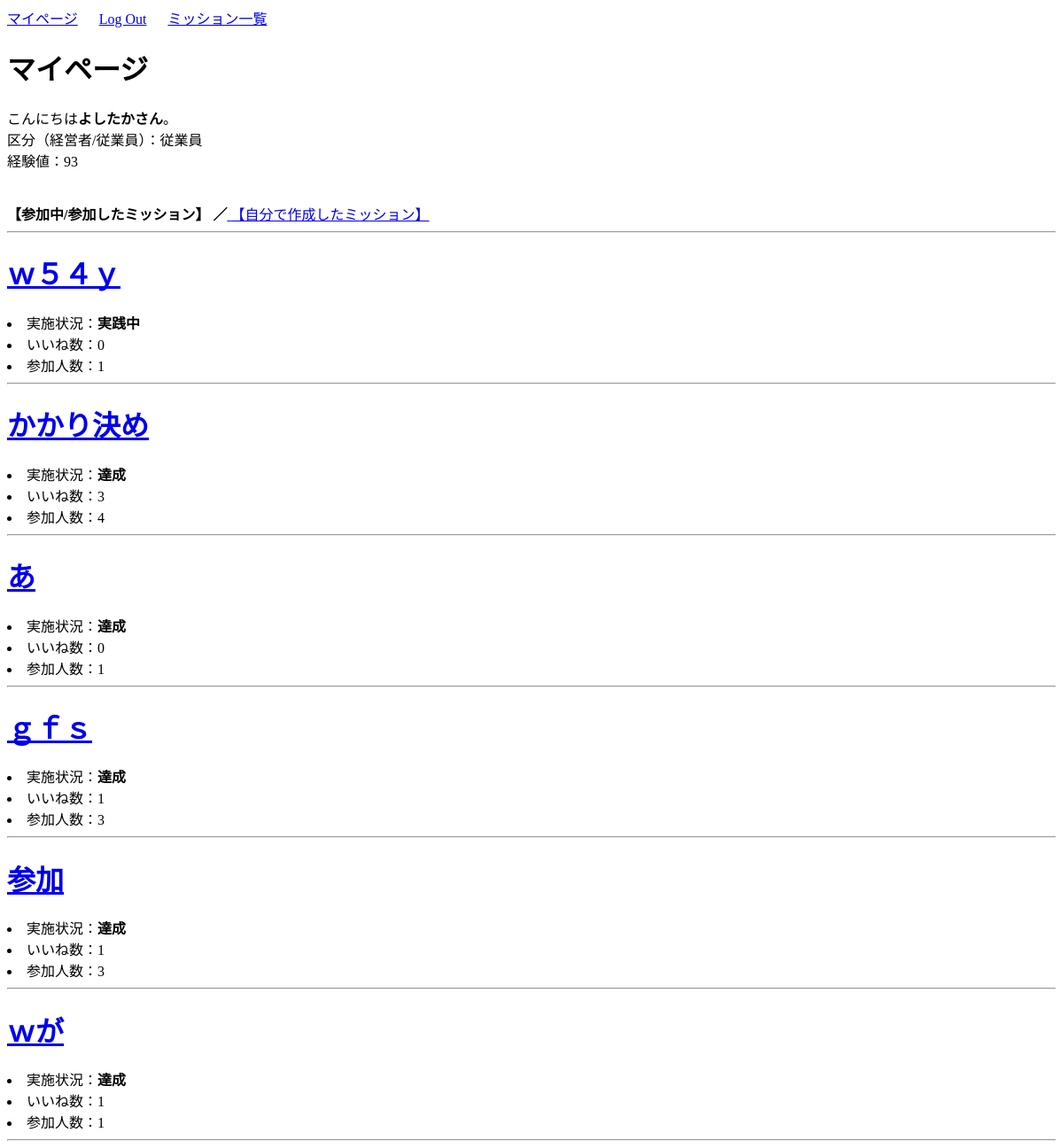
The page /join/ (signed in) on the database its author committed.
### user/models.py (models this page shows, shortened)
class Profile(models.Model):
    user = models.OneToOneField(User, on_delete=models.CASCADE)
    kubun = models.CharField(verbose_name='区分',
                             max_length=2,
                             choices=KUBUN_CHOICES,
                             blank=True)
    exp_total = models.IntegerField(verbose_name='経験値', default=10)
    create_count = models.IntegerField(default=0)         # ミッション作成回数
    my_success_count = models.IntegerField(default=0)     # 自ら作成したミッションの達成数
    join_count = models.IntegerField(default=0)           # ミッション参加回数
    team_success_count = models.IntegerField(default=0)   # 参加したミッションの達成回数

### mission/models.py (models this page shows, shortened)
class Mission(models.Model):
    author = models.ForeignKey(User, on_delete=models.CASCADE)
    title = models.CharField(max_length=100)
    content = models.TextField()
    date_posted = models.DateTimeField(default=timezone.now)
    mission_flg = models.IntegerField(choices=EXAMPLE_FLG, default=0)    # 達成状況(0:実践中 / 1:達成)
    cost_exp = models.IntegerField(default=3)                            # 作成時に消費されるポイント(使えていない)
    success_exp = models.IntegerField(default=10)                        # クリア報酬ポイント
    good_count = models.IntegerField(default=0)                          # いいね数
    participants = models.IntegerField(default=0)                        # 参加者数
    participants_list_text = models.CharField(max_length=200, default='')# 参加者リスト(文字列で保存)
    participants_list = models.ManyToManyField(Profile)                  # 参加者リスト(他対他)
    approval = models.IntegerField(choices=EXAMPLE_APPROVAL, default=0)  # 承認状況

### user/views.py (the view)
# urls.py: path('join/', views.join_list, name='join-list'),
def join_list(request):
    if request.user.is_authenticated:
        profiles = Profile.objects.filter(user__username=request.user.username)
        profile = profiles[0]
        my_missions = Mission.objects.filter(author=request.user)   # 自分が作成したミッション
        join_missions = profile.mission_set.all                     # 自分が参加したミッション
        contents = {
            "profile": profile,
            "total_exp": total_exp,
            "my_missions": my_missions,
            "join_missions": join_missions,
        }
    else:
        contents = {}
    return render(request, 'user/join_list.html', contents)

### user/templates/user/join_list.html (shortened to what this page needs)
{% extends 'mission/base.html' %}
{% block body %}
    <head>
    </head>
    <h1>マイページ</h1>
    {% if user.is_authenticated %}
    こんにちは<b>{{ profile.user.username }}さん</b>。
    <br>
    {% if profile %}
    区分（経営者/従業員）：{{ profile.get_kubun_display }}
    <br>
    経験値：{{ profile.exp_total }}
    <br>
    <br>
    <br>
    <b>【参加中/参加したミッション】 ／</b><a href="{% url 'expmain' %}"> 【自分で作成したミッション】</a>
    <hr>
    {% for item in join_missions reversed  %}
    <h1><a href="{% url 'mission-detail' item.id %}">{{ item.title }}</a></h1>
    <li>実施状況：<b>{{ item.get_mission_flg_display }}</b></li>
    <li>いいね数：{{ item.good_count }}</li>
    <li>参加人数：{{ item.participants }}</li>
    <hr>
    {% endfor %}
    {% else %}
    <p>データがありません。</p>
    {% endif %}
    {% else %}
    <h3>loginしてください。</h3>
    {% endif %}
{% endblock body %}

### rows shown on the page
Profile: user.username "よしたか", kubun "従業員", exp_total "93"
Mission: title "ｗ５４ｙ", mission_flg "実践中", good_count "0", participants "1"
Mission: title "かかり決め", mission_flg "達成", good_count "3", participants "4"
Mission: title "あ", mission_flg "達成", good_count "0", participants "1"
Mission: title "ｇｆｓ", mission_flg "達成", good_count "1", participants "3"
Mission: title "参加", mission_flg "達成", good_count "1", participants "3"
Mission: title "ｗが", mission_flg "達成", good_count "1", participants "1"
